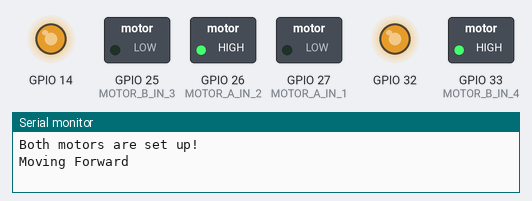
Bench run of a sketch on a simulated ESP32. On the bench: switched loads named in the sketch (green lamp = pin HIGH), output pins drawn as LEDs (lit = HIGH), the last lines printed to the serial monitor.

Above: at 0.05 s.
At 10.25 s:
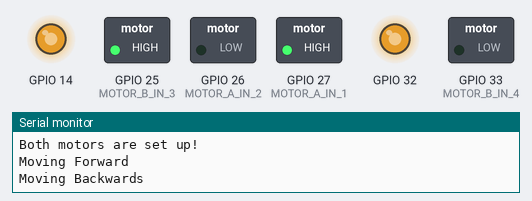
At 20.45 s:
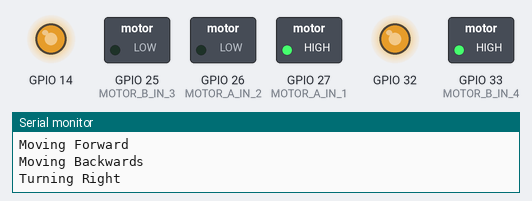
At 30.65 s:
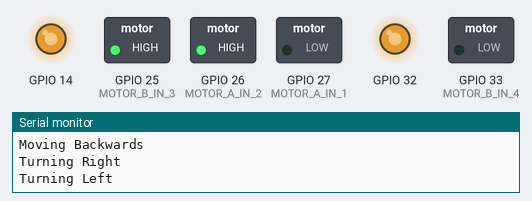
At 40.85 s:
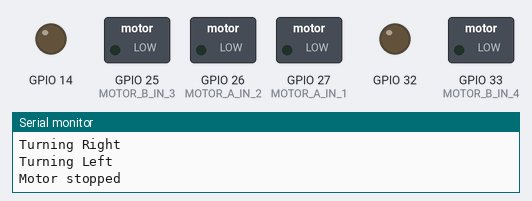
Timing chart, 0 to 53.3 s (numbered marks = the images above):
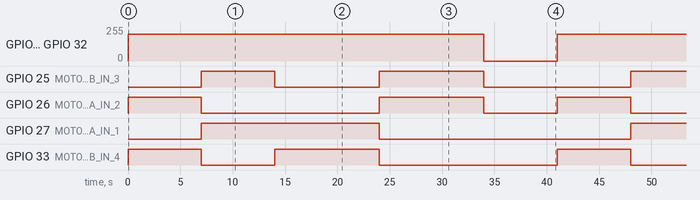

The sketch:

lab1_motorOnly.ino
```cpp
/* ***********************************************************
 * MOTOR CONTROL VARIABLES
 *************************************************************/
// Motor A connections
#define EN_A         14  // EN_A pin
#define MOTOR_A_IN_1 27  // IN1 pin
#define MOTOR_A_IN_2 26  // IN2 pin

// Motor B connections
#define MOTOR_B_IN_3 25  // IN3 pin
#define MOTOR_B_IN_4 33  // IN4 pin
#define EN_B         32  // EN_B pin

// PWM properties
const int FREQ = 30000;        // PWM FREQuency
const int PWM_CHANNEL_A = 0; // PWM channel for motor A, 0-15
const int PWM_CHANNEL_B = 1; // PWM channel for motor B, 0-15
const int RESOLUTION = 8;    // 1-16bits. 8bit -> 0-255 duty cycle
const int MOTOR_SPEED = 200; // duty cycle = 0 - 255. @ 9v this is good
const int MIN_SPEED = 130;   // testing shows both can go from min 130


void setup() {
  Serial.begin(115200);


  /* ***********************************************************
   * MOTOR CONTROL SETUP
   *************************************************************/
  // Set all the motor control pins to outputs
  pinMode(MOTOR_A_IN_1, OUTPUT);
  pinMode(MOTOR_A_IN_2, OUTPUT);
  pinMode(MOTOR_B_IN_3, OUTPUT);
  pinMode(MOTOR_B_IN_4, OUTPUT);

  // Configure PWM for motor speed control using new API
  ledcAttachChannel(EN_A, FREQ, RESOLUTION, PWM_CHANNEL_A);
  ledcAttachChannel(EN_B, FREQ, RESOLUTION, PWM_CHANNEL_B);

  // Turn off motors - Initial state
  digitalWrite(MOTOR_A_IN_1, LOW);
  digitalWrite(MOTOR_A_IN_2, LOW);
  digitalWrite(MOTOR_B_IN_3, LOW);
  digitalWrite(MOTOR_B_IN_4, LOW);

  // Set initial PWM duty cycle to 0 (motors off)
  ledcWrite(EN_A, 0);
  ledcWrite(EN_B, 0);

  Serial.println("Both motors are set up!");
}


void loop() {
  testMotorMovement();
}


/* ***********************************************************
  * MOTOR CONTROL - MOVEMENT FUNCTIONS
  *************************************************************/
// NOTE:
// - MotorA is right -> clockwise=forward, MotorB is left -> CounterCW=forward
//   => flip wires ( or set inverse IN values )
// - both turns are on the spot i.e. rotate on its center
// - both motors mounted 'backwards'

void moveForward(){

  digitalWrite(MOTOR_A_IN_1, LOW);
  digitalWrite(MOTOR_A_IN_2, HIGH);
  digitalWrite(MOTOR_B_IN_3, LOW);
  digitalWrite(MOTOR_B_IN_4, HIGH);

  ledcWrite(EN_A, MOTOR_SPEED);
  ledcWrite(EN_B, MOTOR_SPEED);

  Serial.println("Moving Forward");
}
void moveBackwards(){
  digitalWrite(MOTOR_A_IN_1, HIGH);
  digitalWrite(MOTOR_A_IN_2, LOW);
  digitalWrite(MOTOR_B_IN_3, HIGH);
  digitalWrite(MOTOR_B_IN_4, LOW);

  ledcWrite(EN_A, MOTOR_SPEED);
  ledcWrite(EN_B, MOTOR_SPEED);

  Serial.println("Moving Backwards");

}
void turnRight(){
  // right/A wheel BACKWARDS
  digitalWrite(MOTOR_A_IN_1, HIGH);
  digitalWrite(MOTOR_A_IN_2, LOW);
  // left/B wheel FORWARDS
  digitalWrite(MOTOR_B_IN_3, LOW);
  digitalWrite(MOTOR_B_IN_4, HIGH);

  ledcWrite(EN_A, MOTOR_SPEED);
  ledcWrite(EN_B, MOTOR_SPEED);

  Serial.println("Turning Right");
}
void turnLeft(){
  // right/A wheel forward
  digitalWrite(MOTOR_A_IN_1, LOW);
  digitalWrite(MOTOR_A_IN_2, HIGH);
  // left/B wheel backwards
  digitalWrite(MOTOR_B_IN_3, HIGH);
  digitalWrite(MOTOR_B_IN_4, LOW);

  ledcWrite(EN_A, MOTOR_SPEED);
  ledcWrite(EN_B, MOTOR_SPEED);

  Serial.println("Turning Left");
}
// Turn off motors
void stop() {
  digitalWrite(MOTOR_A_IN_1, LOW);
  digitalWrite(MOTOR_A_IN_2, LOW);
  digitalWrite(MOTOR_B_IN_3, LOW);
  digitalWrite(MOTOR_B_IN_4, LOW);

  ledcWrite(EN_A, 0);
  ledcWrite(EN_B, 0);

  Serial.println("Motor stopped");
}

void testMotorMovement(){
  moveForward();
  delay(7000);
  moveBackwards();
  delay(7000);
  turnRight();
  delay(10000);
  turnLeft();
  delay(10000);
  stop();
  delay(7000);
}
```

Measured:
- by itself, GPIO 14, GPIO 32: alternates 199/255 for 34.0 s and 0/255 for 7.0 s
- by itself, GPIO 25 (MOTOR_B_IN_3): repeats every 41.0 s: LOW 10.0 s, HIGH 10.0 s, LOW 14.0 s, HIGH 7.0 s
- by itself, GPIO 26 (MOTOR_A_IN_2): repeats every 41.0 s: LOW 17.0 s, HIGH 10.0 s, LOW 7.0 s, HIGH 7.0 s
- by itself, GPIO 27 (MOTOR_A_IN_1): alternates HIGH for 17.0 s and LOW for 24.0 s
- by itself, GPIO 33 (MOTOR_B_IN_4): repeats every 41.0 s: LOW 7.0 s, HIGH 10.0 s, LOW 17.0 s, HIGH 7.0 s
